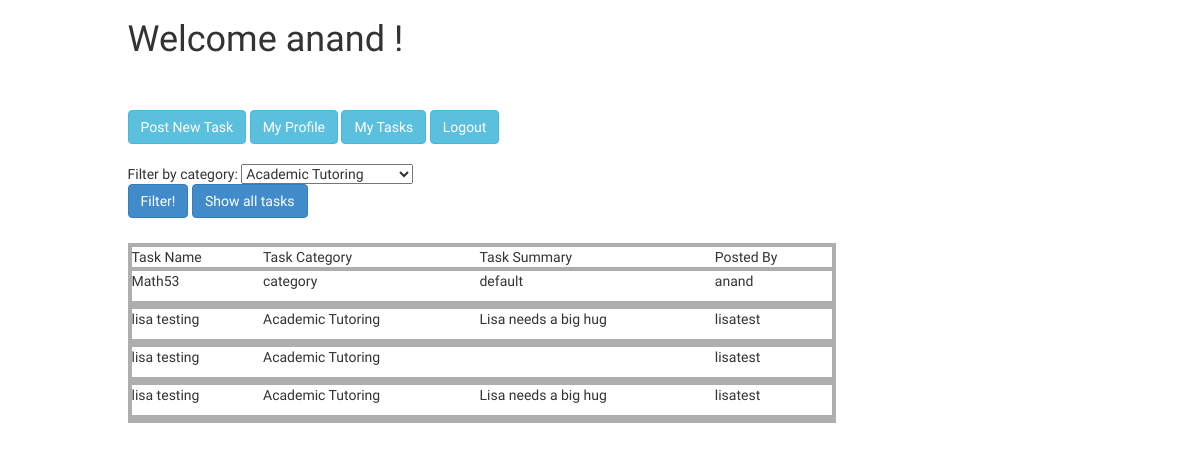
Before: /alltasks (signed in) with the older database file.
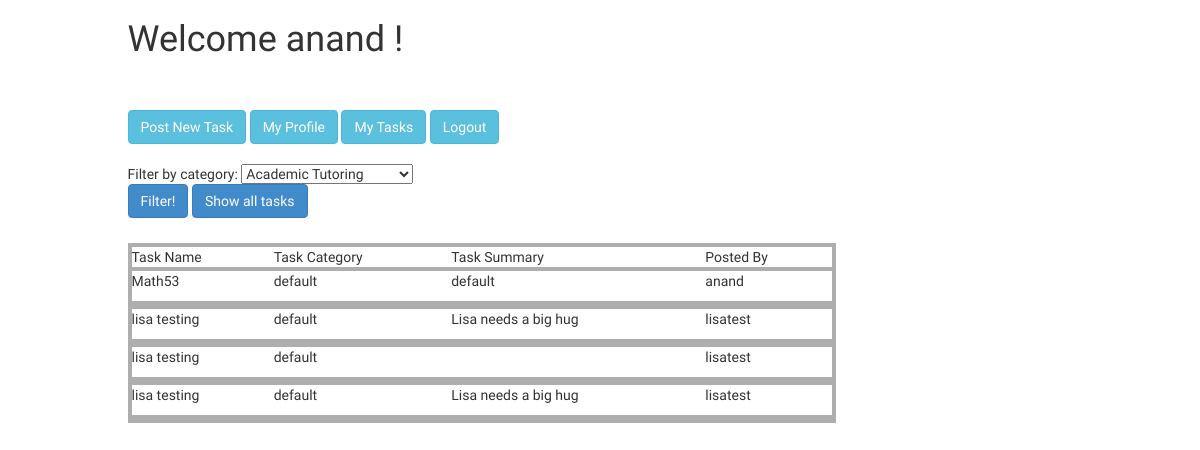
After: the same page with the newer database file.
### CampusHelperApp/models.py (models this page shows, shortened)
class User(models.Model):
    username = models.TextField(max_length = None, primary_key = True)
    password = models.TextField(max_length = None)
    email = models.EmailField(max_length = 254)
    description = models.TextField(max_length = None)
    cookieID = models.BigIntegerField(unique = True)

class Task(models.Model):
    taskID = models.AutoField(primary_key = True)
    title = models.TextField(max_length = None)
    description = models.TextField(max_length = None)
    creator = models.ForeignKey(User, related_name = "tasksCreated", on_delete = models.CASCADE)
    acceptor = models.ForeignKey(User, related_name = "tasksAccepted", on_delete = models.PROTECT, blank = True, null = True, default = None)
    timePosted = models.DateTimeField(auto_now_add = True)
    state = models.SmallIntegerField(default = STATE_CREATED)
    notify = models.BooleanField(default = False)
    summary = models.TextField(max_length = None)
    value = models.PositiveSmallIntegerField()
    category = models.TextField(max_length = None)
    def notify(self):
        self.notify = True
        self.full_clean()
        self.save()

### CampusHelperApp/views.py (the view)
# urls.py: url(r'^alltasks$', 'CampusHelperApp.views.alltasks'),
def alltasks(request):
    try:
        if request.method == "GET":
            cookieID = request.session["cookieID"]
            user = models.getUserByCookieID(cookieID)
            template = loader.get_template("postBoard/alltasks.html")
            all_tasks = models.Task.objects.filter(state__exact = STATE_CREATED)
            if "showAccepted" in request.GET and request.GET["showAccepted"] == "true":
                all_tasks |= models.Task.objects.filter(state__exact = STATE_ACCEPTED)
            if "showCompleted" in request.GET and request.GET["showCompleted"] == "true":
                all_tasks |= models.Task.objects.filter(state__exact = STATE_COMPLETED)
            if "q" in request.GET:
                all_tasks = all_tasks.filter(title__contains = request.GET["q"])
            if "c" in request.GET:
                all_tasks = all_tasks.filter(category__exact = request.GET["c"])
            context = Context({"allTasks": all_tasks, "user": user.username})
            return HttpResponse(template.render(context))
        else:
            return HARDFAIL
    except (ValueError, KeyError):
        return HARDFAIL

### CampusHelperApp/models.py (called while the page is built)
def getUserByCookieID(cookieID):
    return User.objects.get(cookieID__exact = cookieID)

### CampusHelperApp/templates/postBoard/alltasks.html (shortened to what this page needs)
{% extends 'postBoard/base.html' %}
{% block body_title %} Welcome {{ user }} ! {% endblock %}
{% block content %}
<a href="/newtask" class="btn btn-info btn-large"> Post New Task</a>
<a href="/profile" class="btn btn-info btn-large"> My Profile</a>
<a href="/mytasks" class="btn btn-info btn-large"> My Tasks</a>
<a id="logoutLink" class="btn btn-info btn-large"> Logout</a>
<div style="margin-bottom:25px">
<br>
    <div>
        Filter by category:
        <select id="category" class="selectpicker" data-style="btn-primary">
            <option>Academic Tutoring</option>
        </select>
        <br>
        <button onclick="filterFn()" class="btn btn-primary">
            Filter!
        </button>
        <button onclick="window.location.href='/alltasks'" class="btn btn-primary">
            Show all tasks
        </button>
    </div>
</div>
<div class="containter">
        <div id="task_table">
            <table border="0" cellpadding="10" width="100%">
                <tr>
                    <td>Task Name</td>
                    <td>Task Category</td>
                    <td>Task Summary</td>
                    <td>Posted By</td>
                    <td></td>
                </tr>
            {% for task in allTasks %}
            <tr>
                <td><p>{{ task.title }}</p></td>
                <td><p>{{ task.category }}</p></td>
                <td><p>{{ task.summary }}</p></td>
                <td><p>{{ task.creator.username }}</p></td>
                <td></td>
            </tr>
            <tr>
                <td colspan="3">
                </td>
            </tr>
            {% endfor %}
            </table>
        </div>
</div>
{% endblock %}

### CampusHelperApp/templates/postBoard/base.html (shortened to what this page needs)
<!DOCTYPE html>
<html lang="en">
{% load staticfiles %}
<head>
    <link href="{% static "css/bootstrap.min.css" %}" rel="stylesheet">
    <link href="{% static "css/bootstrap-extensions.css" %}" rel="stylesheet">
    <link href="{% static "css/stylish-portfolio.css" %}" rel="stylesheet">
    <link href="{% static "css/cal.css" %}" rel="stylesheet">
    <link href="{% static "css/postBoard.css" %}" rel="stylesheet">
    <link href="{% static "css/fonts.css" %}" rel="stylesheet">
    <link href="{% static "font-awesome-4.2.0/css/font-awesome.min.css" %}"  rel="stylesheet" type="text/css">
    <link href="{% static "css/bootstrap.min.css" %}" rel="stylesheet">
    <link href="{% static "css/stylish-portfolio.css" %}" rel="stylesheet">
    <link href="font-awesome-4.2.0/css/font-awesome.min.css" rel="stylesheet" type="text/css">
</head>
<body>
    <div class="container">
        <div class="row">
            <div class="col-lg-10 col-lg-offset-1">
                <h1 style="margin-bottom:50px"> {% block body_title %}User Name's Callaborate{% endblock %}</h1>
                {% block content %}
                {% endblock %}
            </div>
        </div>
    </div>
</body>
</html>

### CampusHelperApp/static/css/stylish-portfolio.css (style rules this page uses)
html, body { width: 100%; height: 100%; }
body { font-family: "Source Sans Pro","Helvetica Neue",Helvetica,Arial,sans-serif; }

### CampusHelperApp/static/css/cal.css (style rules this page uses)
tr { border: 2px solid #AEAEAE; }

### CampusHelperApp/static/css/postBoard.css (style rules this page uses)
table { width: 75%; }
tr { border: 4px solid #AEAEAE; }

Changed rows visible on the page:
changed Task "Math53": category "category" → "default"
changed Task (number 2 of 4 on the later page): category "Academic Tutoring" → "default"
changed Task (number 3 of 4 on the later page): category "Academic Tutoring" → "default"
changed Task (number 4 of 4 on the later page): category "Academic Tutoring" → "default"
